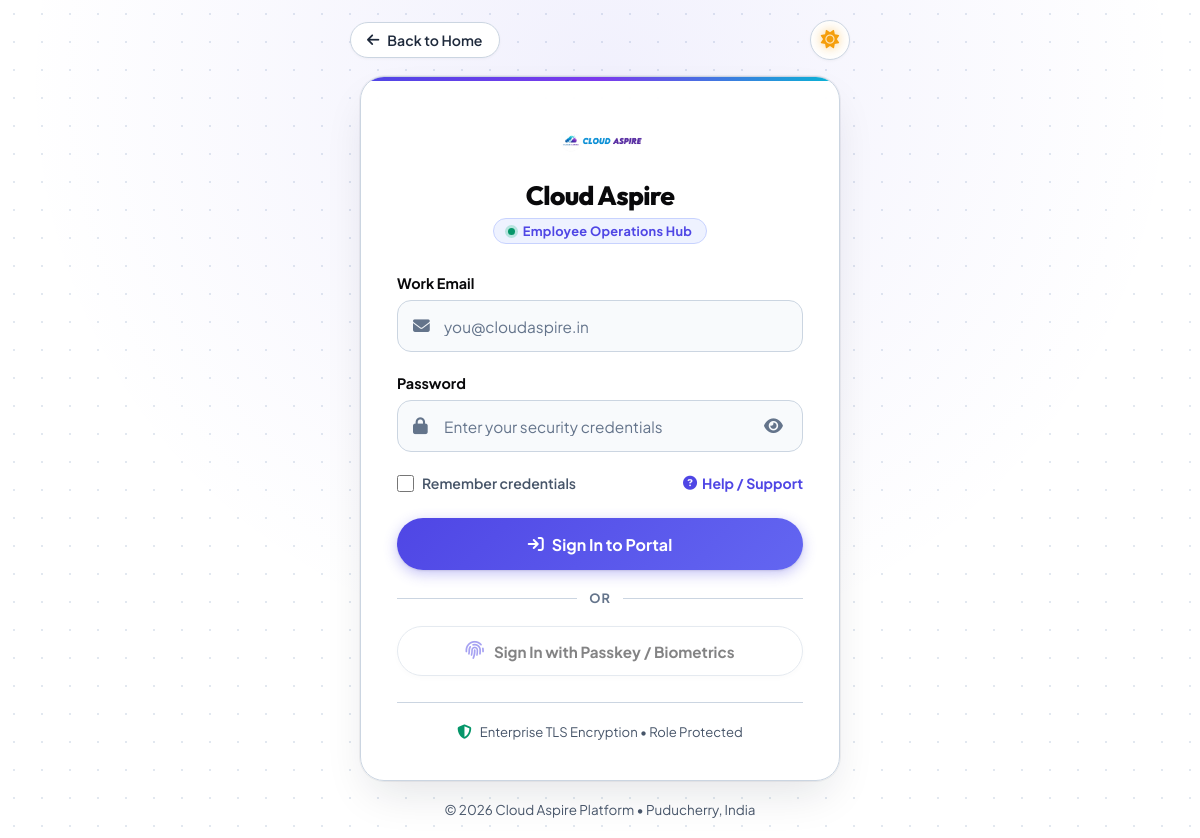
The page /login on the database its author committed.
### tables this page shows
CREATE TABLE `site_settings` (
  `id` int(11) NOT NULL AUTO_INCREMENT,
  `site_name` varchar(120) NOT NULL,
  `tagline` varchar(255) DEFAULT NULL,
  `brand_color` varchar(20) DEFAULT '#4f46e5',
  `support_email` varchar(255) DEFAULT NULL,
  `support_phone` varchar(50) DEFAULT NULL,
  `logo` varchar(255) DEFAULT NULL,
  `favicon` varchar(255) DEFAULT NULL,
  `smtp_host` varchar(255) DEFAULT NULL,
  `smtp_port` smallint(5) unsigned NOT NULL DEFAULT 587,
  `smtp_encryption` varchar(10) NOT NULL DEFAULT 'tls',
  `smtp_username` varchar(255) DEFAULT NULL,
  `smtp_password` text DEFAULT NULL,
  `smtp_from_email` varchar(255) DEFAULT NULL,
  `smtp_from_name` varchar(120) DEFAULT NULL,
  `is_active` tinyint(1) NOT NULL DEFAULT 1,
  `created_at` timestamp NOT NULL DEFAULT current_timestamp(),
  `updated_at` timestamp NOT NULL DEFAULT current_timestamp() ON UPDATE current_timestamp(),
  `office_name` varchar(150) NOT NULL DEFAULT 'Cloud Aspire Headquarters',
  `office_address` varchar(255) DEFAULT NULL,
  `office_latitude` decimal(10,8) DEFAULT 11.94160000,
  `office_longitude` decimal(11,8) DEFAULT 79.80830000,
  `office_radius_meters` int(11) NOT NULL DEFAULT 100,
  `location_attendance_enabled` tinyint(1) NOT NULL DEFAULT 1,
  `wfh_early_window_minutes` int(11) NOT NULL DEFAULT 15,
  `wfh_grace_period_minutes` int(11) NOT NULL DEFAULT 15,
  `wfh_late_threshold_minutes` int(11) NOT NULL DEFAULT 30,
  `wfh_auto_reschedule_allowed` tinyint(1) NOT NULL DEFAULT 0,
  PRIMARY KEY (`id`)
);

### login.php (the view, shortened to what this page needs)
<?php
require_once 'app/Mailer.php';
$siteName = 'Cloud Aspire';
$siteLogo = null;
if (isset($pdo) && $pdo instanceof PDO) {
    try {
        $stmt = $pdo->query("SELECT site_name, logo, favicon FROM site_settings WHERE is_active = 1 ORDER BY updated_at DESC LIMIT 1");
        $settings = $stmt->fetch(PDO::FETCH_ASSOC);
        if ($settings) {
            $siteName = !empty($settings['site_name']) ? $settings['site_name'] : $siteName;
            $siteLogo = !empty($settings['logo']) ? 'assets/uploads/site/' . $settings['logo'] : null;
        }
    } catch (PDOException $e) {}
}
?>
<!DOCTYPE html>
<html lang="en">
<head>
    <link rel="stylesheet" href="https://cdnjs.cloudflare.com/ajax/libs/font-awesome/6.5.1/css/all.min.css">
</head>
<body>
    <header class="top-utility-bar">
        <a href="index.php" class="back-home-btn" title="Return to Main Portal">
            <i class="fas fa-arrow-left"></i>
            <span>Back to Home</span>
        </a>
        <button class="theme-toggle-btn" id="themeToggle" aria-label="Toggle theme mode" title="Toggle theme">
            <i class="fas fa-sun icon-sun"></i>
        </button>
    </header>
    <main class="login-wrapper">
        <div class="login-card">
            <div class="brand-header">
                <div class="brand-logo-wrap">
                    <?php if ($siteLogo): ?>
                        <img src="<?php echo htmlspecialchars($siteLogo); ?>" alt="<?php echo htmlspecialchars($siteName); ?>" class="brand-logo-img">
                    <?php else: ?>
                        <div class="brand-logo-fallback">
                            <i class="fas fa-cloud-bolt"></i>
                        </div>
                    <?php endif; ?>
                </div>
                <h1 class="brand-title"><?php echo htmlspecialchars($siteName); ?></h1>
                <div class="portal-badge">
                    <span class="pulse-dot"></span>
                    <span>Employee Operations Hub</span>
                </div>
            </div>
            <form method="POST" action="" id="loginForm" novalidate>
                <div class="form-group">
                    <label for="email" class="form-label">
                        <span>Work Email</span>
                    </label>
                    <div class="input-control-wrap">
                        <input type="email"
                               id="email"
                               name="email"
                               class="form-input"
                               placeholder="you@cloudaspire.in"
                               required
                               autofocus
                               autocomplete="email"
                               value="<?php echo isset($_POST['email']) ? htmlspecialchars($_POST['email']) : ''; ?>">
                    </div>
                </div>
                <div class="form-group">
                    <label for="password" class="form-label">
                        <span>Password</span>
                    </label>
                    <div class="input-control-wrap">
                        <input type="password"
                               id="password"
                               name="password"
                               class="form-input"
                               placeholder="Enter your security credentials"
                               required
                               autocomplete="current-password">
                        <button type="button"
                                class="toggle-password-btn"
                                id="togglePassword"
                                aria-label="Show password"
                                title="Show / Hide password">
                            <i class="fas fa-eye" id="togglePasswordIcon"></i>
                        </button>
                    </div>
                </div>
                <div class="form-options-row">
                    <label class="remember-checkbox-label">
                        <input type="checkbox" name="remember_me" id="rememberMe">
                        <span>Remember credentials</span>
                    </label>
                    <a href="https://wa.me/918098830937?text=Hello%20Cloud%20Aspire%20Admin,%20I%20need%20assistance%20logging%20into%20my%20employee%20account."
                       target="_blank"
                       rel="noopener"
                       class="help-link">
                        <i class="fas fa-circle-question"></i> Help / Support
                    </a>
                </div>
                <button type="submit" class="btn-submit-login" id="loginBtn">
                    <span class="btn-text">
                        <i class="fas fa-arrow-right-to-bracket"></i> Sign In to Portal
                    </span>
                </button>
            </form>
            <div class="passkey-divider">
                <span>OR</span>
            </div>
            <button type="button" class="btn-passkey-login" id="passkeyLoginBtn">
                <i class="fas fa-fingerprint"></i>
                <span id="passkeyBtnText">Sign In with Passkey / Biometrics</span>
            </button>
            <div class="card-security-badge">
                <i class="fas fa-shield-halved"></i>
                <span>Enterprise TLS Encryption &bull; Role Protected</span>
            </div>
        </div>
    </main>
    <footer class="login-footer">
        &copy; <?php echo date('Y'); ?> <?php echo htmlspecialchars($siteName); ?> Platform &bull; Puducherry, India
    </footer>
</body>
</html>

### rows shown on the page
site_settings: logo (picture), site_name "Cloud Aspire"
